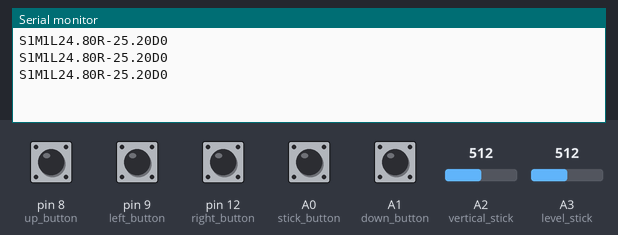
A sketch run on a simulated Arduino Leonardo, built with avr-gcc and run on an emulated ATmega32U4. Shown: the last lines printed to the serial monitor. The inputs (shaded band) are chosen by the test bench; at power-on: A0 (stick_button), A1 (down_button), pin 8 (up_button), pin 9 (left_button), pin 12 (right_button) LOW, A2 (vertical_stick) = 512, A3 (level_stick) = 512.

Above: at 2.2 s.
2.3 s: A2 (vertical_stick) set to 494
At 3.3 s:
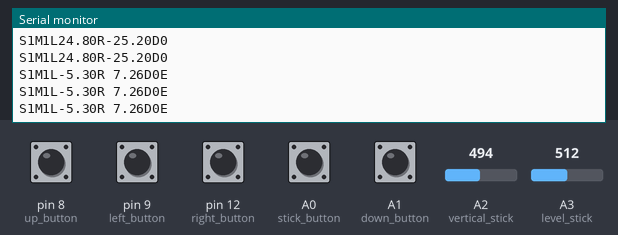
3.9 s: A2 (vertical_stick) set to 511
At 5.0 s:
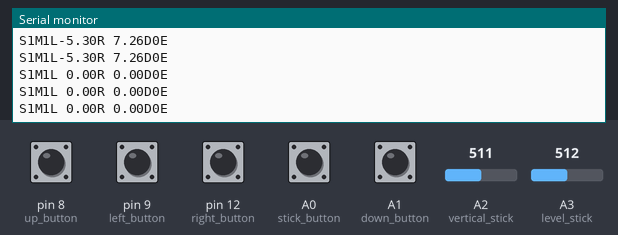
5.5 s: A2 (vertical_stick) set to 306
At 6.7 s:
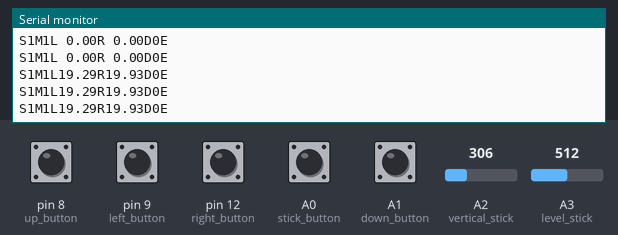
7.1 s: A3 (level_stick) set to 494
At 8.4 s:
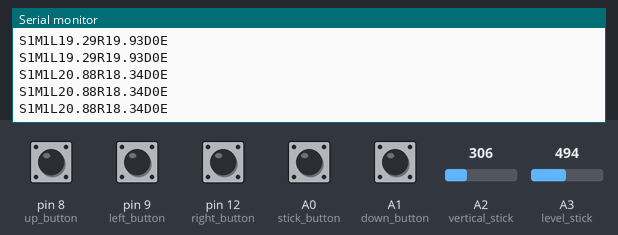
8.6 s: A3 (level_stick) set to 514
At 10.5 s:
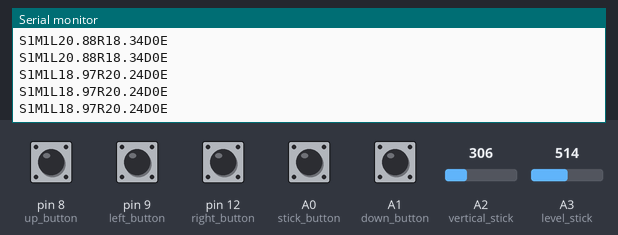
Timing chart, 0 to 11.1 s (numbered marks = the images above; inputs shaded):
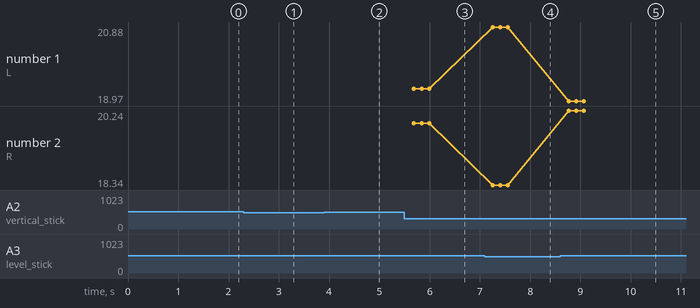

Measured:
- after the input at 2.3 s, the serial monitor: prints a new line after 0.16 s (image 1)
- after the input at 3.9 s, the serial monitor: prints a new line after 0.18 s (image 2)
- after the input at 5.5 s, the serial monitor: prints a new line after 0.19 s (image 3)
- after the input at 7.1 s, the serial monitor: prints a new line after 0.15 s (image 4)
- after the input at 8.6 s, the serial monitor: prints a new line after 0.16 s (image 5)
- plotted number 1: 19.29 → 20.88 after the input at 7.1 s, 20.88 → 18.97 after the input at 8.6 s
- plotted number 2: 19.93 → 18.34 after the input at 7.1 s, 18.34 → 20.24 after the input at 8.6 s

The sketch:

Transmitter.ino
```cpp
#define up_button   8
#define down_button A1
#define left_button 9
#define right_button    12

#define stick_button A0
#define level_stick A3
#define vertical_stick A2

#define deadzoneVmax 510
#define deadzoneVmin 504
#define deadzoneLmax 508
#define deadzoneLmin 502

#define kv1 -0.4971
#define cv1 253.5088
#define kv2 -0.5060
#define cv2 255.0000
#define kl1 -0.4951
#define cl1 251.5340
#define kl2 -0.5080
#define cl2 255.0000
#define debugdebug 0


#define Xbee_num 1 // TX num = 1


int vertical_value = 0;   //current value
int level_value = 0;      //current value
int vertical_valuep = 0;  //previous value
int level_valuep = 0;     //previous value
int vertical_value_actual = 0, level_value_actual = 0, last_vertical_value, last_level_value;
int speed = 20;
int RepeatCounter = 0;
int Mod = 1;
int max_tan_speed = 20;

const double wheel_radius = 7 / 2; //Wheel circumference in cm
const double wheel_circumferenc = 7 * 3.141;
const double WheelBase = 40;
double left_speed, right_speed;

uint16_t key_delay_time = 10;   // for ispressed ()

								//
void setup() {
	pinMode(stick_button, INPUT);
	pinMode(level_stick, INPUT);
	pinMode(vertical_stick, INPUT);

	pinMode(up_button, INPUT);
	pinMode(down_button, INPUT);
	pinMode(left_button, INPUT);
	pinMode(right_button, INPUT);

	Serial1.begin(115200);
	Serial.begin(115200);
	delay(1000);

}

//
void loop() {
	vertical_value = analogRead(vertical_stick);
	level_value = analogRead(level_stick);
	SetSpeed();
	RemapInput();
	PrintOuput();
}

//check button

boolean Read_Debounce(uint8_t key) {
	if (digitalRead(key) == 0) {
		delay(key_delay_time);
		if (digitalRead(key) == 0)
			return true;
	}
	return false;
}

void SetSpeed() {
	if (Read_Debounce(up_button)) max_tan_speed = 10;
	if (Read_Debounce(down_button)) max_tan_speed = 20;
	if (Read_Debounce(left_button)) Mod = 0;
	if (Read_Debounce(right_button)) Mod = 1;
	if (Read_Debounce(stick_button)) max_tan_speed = 50;
}

void RemapInput() {
	if (vertical_value >= deadzoneVmax) {
		vertical_value_actual = kv1*vertical_value + cv1;
	}
	else if (vertical_value <= deadzoneVmin) {
		vertical_value_actual = kv2*vertical_value + cv2;
	}
	else {
		vertical_value_actual = 0;
	}

	if (level_value >= deadzoneLmax) {
		level_value_actual = kl1*level_value + cl1;
	}
	else if (level_value <= deadzoneLmin) {
		level_value_actual = kl2*level_value + cl2;
	}
	else {
		level_value_actual = 0;
	}
}


void PrintOuput() {
	if (last_vertical_value != vertical_value_actual || last_level_value != level_value_actual) RepeatCounter = 0;
	if (RepeatCounter != 2) {
		if (last_vertical_value == vertical_value_actual && last_level_value == level_value_actual) RepeatCounter++;
		char buffer_out[40];
		TurnMix(); char buffer1[10],buffer2[10];


		if (-1< left_speed && left_speed< 1 && -1 < right_speed && right_speed< 1) { left_speed = 0;right_speed = 0; } //Limite center dead zone within +-1


		snprintf(buffer_out, 20, "S%dM%dL%sR%sD0E", Xbee_num, Mod, dtostrf(left_speed,5,2, buffer1), dtostrf(right_speed,5,2, buffer2)); //duration =0sec, D0
		//snprintf(buffer_out, 20, "S%dM%dL%dR%dD0E", Xbee_num, Mod, left_speed,right_speed); //duration =0sec, D0
		//snprintf(buffer_out, 20, "L%dR%d", left_speed, right_speed);

#if debugdebug==0
		delay(100);
		Serial1.println(buffer_out);Serial.println(buffer_out);
#endif
	}
		last_vertical_value = vertical_value_actual;last_level_value = level_value_actual;
}

void TurnMix() {
	double Speed_forward, Speed_rad;
	double controller_angle;
	if (vertical_value_actual != 0 && Mod)
	{

		controller_angle = atan2(vertical_value_actual, level_value_actual);

		if (controller_angle >= 0)
		{
			Speed_rad = (controller_angle - 3.1415926 / 2) / (3.1415926 / 2)*(max_tan_speed * 2 / WheelBase);
		}
		else {
			Speed_rad = (controller_angle + 3.1415926 / 2) / (3.1415926 / 2)*(max_tan_speed * 2 / WheelBase);
		}
	}
	else {
		Speed_rad = 0;
	}
	Speed_forward = vertical_value_actual / 255.0*max_tan_speed;

	left_speed = (2 * Speed_forward - WheelBase*Speed_rad) / 2; right_speed = (2 * Speed_forward + WheelBase*Speed_rad) / 2;

	if (vertical_value_actual == 0) {
		if (level_value_actual > 0) {
			left_speed = level_value_actual / 255.0*max_tan_speed; right_speed = -level_value_actual / 255.0*max_tan_speed;
		}
		else if (level_value_actual < 0) {
			left_speed = level_value_actual / 255.0*max_tan_speed; right_speed = -level_value_actual / 255.0*max_tan_speed;
		}
	}

	if (( -5*3.141/180<controller_angle&&controller_angle<0)|| (-180*3.141/180<controller_angle&&controller_angle<-175*3.141/180)) {
		left_speed = 0;right_speed = 0;// negative angle deadzone
	}


#if debugdebug
	Serial.print("Controller angle ");Serial.println(controller_angle*180/3.14);
	Serial.print("Left Right speed ");Serial.print(left_speed);Serial.print(" "); Serial.println(right_speed);
#endif
}
```
